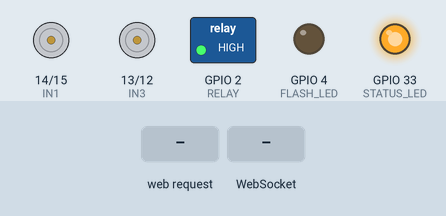
This sketch was run on a simulated ESP32. On the bench: motor-driver pin pairs drawn as motors (green arrow = first pin HIGH = forward, orange = second pin HIGH = backward, longer = more drive, scaled by the enable pin), switched loads named in the sketch (green lamp = pin HIGH), output pins drawn as LEDs (lit = HIGH). The test bench sets the inputs (shaded band). WiFi joins after 1.5 s; servers stay silent unless stated; what the sketch prints to the serial monitor is not drawn.

Above: at 3.4 s.
3.5 s: HTTP request GET /forward received
At 4.6 s:
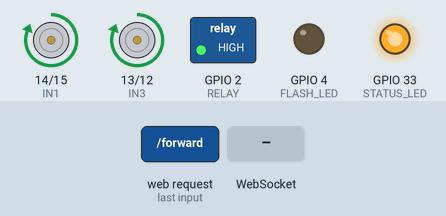
5.0 s: WebSocket text "1" received
At 5.8 s:
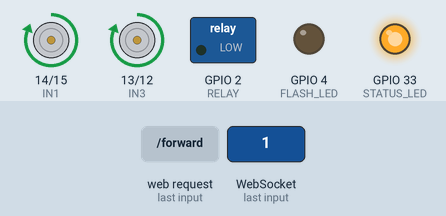
6.5 s: HTTP request GET /turn_left received
At 6.9 s:
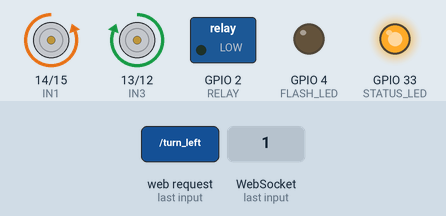
8.0 s: WebSocket text "0" received
At 9.2 s:
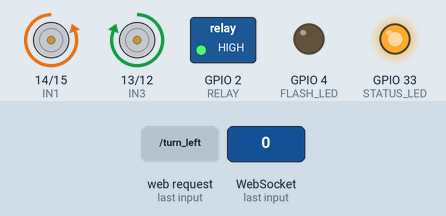
9.5 s: HTTP request GET /turn_right received
At 10.4 s:
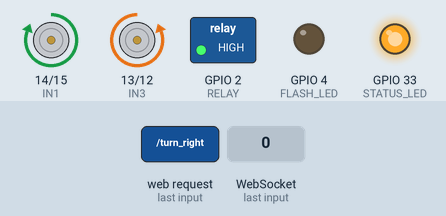
11.0 s: WebSocket text "B" received
At 11.5 s:
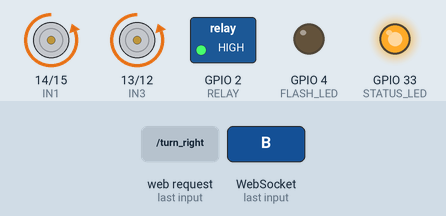
Timing chart, 0 to 13.5 s (numbered marks = the images above; inputs shaded):
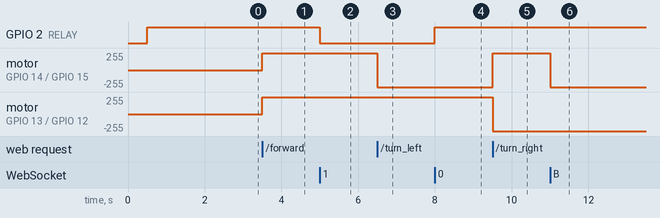

Measured:
- after the input at 3.5 s, motor on GPIO 14 (IN1) / GPIO 15 (IN2), motor on GPIO 13 (IN3) / GPIO 12 (IN4): stopped → forward 255/255 at once
- after the input at 5.0 s, GPIO 2 (RELAY): HIGH → LOW at once
- after the input at 6.5 s, motor on GPIO 14 (IN1) / GPIO 15 (IN2): forward 255/255 → backward 255/255 at once
- after the input at 8.0 s, GPIO 2 (RELAY): LOW → HIGH at once
- after the input at 9.5 s, motor on GPIO 14 (IN1) / GPIO 15 (IN2): backward 255/255 → forward 255/255 at once; motor on GPIO 13 (IN3) / GPIO 12 (IN4): forward 255/255 → backward 255/255 at once
- after the input at 11.0 s, motor on GPIO 14 (IN1) / GPIO 15 (IN2): forward 255/255 → backward 255/255 at once

The sketch:

car2_espcam.ino
```cpp
/*
 * ============================================================
 *  CAR 2 — Manual Control (No Camera)
 * ============================================================
 *  Camera is dead, so this runs as a manual-only unit.
 *  - Connects to WiFi (same network as dashboard)
 *  - Serves a premium joystick web UI at http://192.168.137.159/
 *  - WebSocket on port 81 for real-time joystick control
 *  - HTTP endpoints on port 80 for dashboard compatibility
 *
 *  Board: AI Thinker ESP32-CAM
 *  Partition: Huge APP (3MB No OTA / 1MB SPIFFS)
 * ============================================================
 */

#include <WiFi.h>
#include <WebServer.h>
#include <WebSocketsServer.h>

// ============================================================
//  WIFI — connects to laptop hotspot (same network as dashboard)
// ============================================================
const char* WIFI_SSID = "aliswork";
const char* WIFI_PASS = "12345678";

IPAddress staticIP(192, 168, 137, 159);
IPAddress gateway(192, 168, 137, 1);
IPAddress subnet(255, 255, 255, 0);

// ============================================================
//  HARDWARE PINS (same as Car 1)
// ============================================================
#define IN1 14
#define IN2 15
#define IN3 13
#define IN4 12
#define ENA 1    // U0T — Serial TX hijacked for motor enable
#define ENB 3    // U0R — Serial RX hijacked for motor enable
#define RELAY 2  // Water pump relay (ACTIVE-LOW)
#define FLASH_LED 4
#define STATUS_LED 33

// ============================================================
//  SERVERS
// ============================================================
WebServer server(80);
WebSocketsServer webSocket = WebSocketsServer(81);

bool pumpState = false;
String lastCmd = "S";

// ============================================================
//  MOTOR FUNCTIONS
// ============================================================
void Forward() {
  digitalWrite(IN1, HIGH); digitalWrite(IN2, LOW);
  digitalWrite(IN3, HIGH); digitalWrite(IN4, LOW);
}
void Backward() {
  digitalWrite(IN1, LOW); digitalWrite(IN2, HIGH);
  digitalWrite(IN3, LOW); digitalWrite(IN4, HIGH);
}
void Left() {
  digitalWrite(IN1, LOW);  digitalWrite(IN2, HIGH);
  digitalWrite(IN3, HIGH); digitalWrite(IN4, LOW);
}
void Right() {
  digitalWrite(IN1, HIGH); digitalWrite(IN2, LOW);
  digitalWrite(IN3, LOW);  digitalWrite(IN4, HIGH);
}
void Stop() {
  digitalWrite(IN1, LOW); digitalWrite(IN2, LOW);
  digitalWrite(IN3, LOW); digitalWrite(IN4, LOW);
}

// ============================================================
//  WEB PAGE — Premium Joystick UI
// ============================================================
const char webpage[] PROGMEM = R"=====(
<!DOCTYPE html>
<html lang="en">
<head>
<meta charset="UTF-8">
<meta name="viewport" content="width=device-width,initial-scale=1,maximum-scale=1,user-scalable=no">
<title>Car 2 — Manual Control</title>
<style>
*{margin:0;padding:0;box-sizing:border-box}
body{
  font-family:'Segoe UI',system-ui,-apple-system,sans-serif;
  background:linear-gradient(135deg,#0a0a1a 0%,#1a1a3e 50%,#0d0d2b 100%);
  color:#fff;height:100vh;overflow:hidden;
  display:flex;flex-direction:column;align-items:center;
  user-select:none;-webkit-user-select:none;
  touch-action:none;
}

/* ---- Header ---- */
.header{
  padding:12px 20px;width:100%;
  background:rgba(255,255,255,0.03);
  border-bottom:1px solid rgba(255,255,255,0.06);
  display:flex;justify-content:space-between;align-items:center;
}
.title{font-size:18px;font-weight:700;letter-spacing:1px}
.title span{color:#ff6b6b;font-weight:800}
.status{display:flex;align-items:center;gap:8px;font-size:13px}
.dot{width:10px;height:10px;border-radius:50%;transition:all .3s}
.dot.on{background:#4ade80;box-shadow:0 0 8px #4ade80}
.dot.off{background:#f87171;box-shadow:0 0 8px #f87171}

/* ---- Info Bar ---- */
.info{
  display:flex;gap:16px;padding:10px 20px;
  font-size:12px;color:rgba(255,255,255,0.5);
  width:100%;justify-content:center;
}
.info-item{
  background:rgba(255,255,255,0.04);
  padding:6px 14px;border-radius:20px;
  border:1px solid rgba(255,255,255,0.06);
}
.info-val{color:#fff;font-weight:600;margin-left:4px}

/* ---- Main Area ---- */
.main{
  flex:1;display:flex;flex-direction:column;
  align-items:center;justify-content:center;
  width:100%;gap:24px;padding:10px;
}

/* ---- Joystick ---- */
.joy-container{
  position:relative;width:220px;height:220px;
  background:radial-gradient(circle,rgba(255,255,255,0.04) 0%,rgba(255,255,255,0.01) 70%);
  border-radius:50%;
  border:2px solid rgba(255,255,255,0.08);
  box-shadow:0 0 40px rgba(100,100,255,0.05),inset 0 0 30px rgba(0,0,0,0.3);
}
.joy-ring{
  position:absolute;top:50%;left:50%;
  width:180px;height:180px;
  transform:translate(-50%,-50%);
  border-radius:50%;
  border:1px dashed rgba(255,255,255,0.08);
}
.joy-crosshair-h,.joy-crosshair-v{
  position:absolute;background:rgba(255,255,255,0.04);
}
.joy-crosshair-h{top:50%;left:10%;width:80%;height:1px}
.joy-crosshair-v{left:50%;top:10%;width:1px;height:80%}
.joy-knob{
  position:absolute;width:64px;height:64px;
  border-radius:50%;
  background:radial-gradient(circle at 40% 35%,rgba(130,130,255,0.5),rgba(80,80,200,0.3));
  border:2px solid rgba(150,150,255,0.3);
  box-shadow:0 0 20px rgba(100,100,255,0.2),0 4px 12px rgba(0,0,0,0.4);
  top:50%;left:50%;
  transform:translate(-50%,-50%);
  transition:box-shadow .2s;
  z-index:2;
}
.joy-knob.active{
  box-shadow:0 0 30px rgba(130,130,255,0.5),0 4px 16px rgba(0,0,0,0.5);
  border-color:rgba(180,180,255,0.5);
}
.joy-label{
  position:absolute;font-size:11px;color:rgba(255,255,255,0.15);
  font-weight:700;letter-spacing:2px;
}
.joy-label.up{top:8px;left:50%;transform:translateX(-50%)}
.joy-label.down{bottom:8px;left:50%;transform:translateX(-50%)}
.joy-label.left{left:8px;top:50%;transform:translateY(-50%)}
.joy-label.right{right:8px;top:50%;transform:translateY(-50%)}

/* ---- Direction Display ---- */
.dir-display{
  font-size:14px;font-weight:600;
  padding:8px 24px;border-radius:20px;
  background:rgba(255,255,255,0.04);
  border:1px solid rgba(255,255,255,0.08);
  min-width:160px;text-align:center;
  transition:all .2s;
}
.dir-display.moving{
  background:rgba(100,200,255,0.08);
  border-color:rgba(100,200,255,0.2);
  color:#7dd3fc;
}

/* ---- Pump Button ---- */
.pump-area{
  display:flex;gap:12px;align-items:center;
  padding:8px;
}
.pump-btn{
  padding:14px 32px;font-size:15px;font-weight:700;
  border:none;border-radius:12px;cursor:pointer;
  letter-spacing:1px;transition:all .2s;
  text-transform:uppercase;
}
.pump-on{
  background:linear-gradient(135deg,#0ea5e9,#3b82f6);
  color:#fff;
  box-shadow:0 4px 15px rgba(59,130,246,0.3);
}
.pump-on:active{transform:scale(0.96);box-shadow:0 2px 8px rgba(59,130,246,0.2)}
.pump-off{
  background:rgba(255,255,255,0.06);
  color:rgba(255,255,255,0.5);
  border:1px solid rgba(255,255,255,0.1);
}
.pump-off:active{transform:scale(0.96)}
.pump-status{
  font-size:13px;padding:8px 16px;border-radius:8px;
  background:rgba(255,255,255,0.03);min-width:90px;text-align:center;
}
.pump-status.on{color:#4ade80}
.pump-status.off{color:rgba(255,255,255,0.3)}

/* ---- E-Stop ---- */
.estop{
  padding:12px 40px;font-size:14px;font-weight:800;
  border:2px solid rgba(239,68,68,0.3);
  background:rgba(239,68,68,0.08);
  color:#f87171;border-radius:12px;
  cursor:pointer;letter-spacing:2px;
  transition:all .2s;text-transform:uppercase;
}
.estop:active{
  background:rgba(239,68,68,0.2);
  transform:scale(0.96);
}
</style>
</head>
<body>

<div class="header">
  <div class="title">CAR <span>2</span> — MANUAL</div>
  <div class="status">
    <div class="dot off" id="dot"></div>
    <span id="connText">Disconnected</span>
  </div>
</div>

<div class="info">
  <div class="info-item">IP <span class="info-val">192.168.137.159</span></div>
  <div class="info-item">MODE <span class="info-val">MANUAL</span></div>
  <div class="info-item">CAM <span class="info-val" style="color:#f87171">OFFLINE</span></div>
</div>

<div class="main">
  <div class="joy-container" id="joyBase">
    <div class="joy-ring"></div>
    <div class="joy-crosshair-h"></div>
    <div class="joy-crosshair-v"></div>
    <div class="joy-label up">FWD</div>
    <div class="joy-label down">REV</div>
    <div class="joy-label left">L</div>
    <div class="joy-label right">R</div>
    <div class="joy-knob" id="knob"></div>
  </div>

  <div class="dir-display" id="dirDisplay">STOPPED</div>

  <div class="pump-area">
    <button class="pump-btn pump-on" onclick="sendCmd('1')">PUMP ON</button>
    <div class="pump-status off" id="pumpSt">OFF</div>
    <button class="pump-btn pump-off" onclick="sendCmd('0')">PUMP OFF</button>
  </div>

  <button class="estop" onclick="sendCmd('S')">EMERGENCY STOP</button>
</div>

<script>
// ---- WebSocket ----
var ws;
var connected = false;

function connectWS() {
  ws = new WebSocket('ws://' + location.hostname + ':81/', ['arduino']);

  ws.onopen = function() {
    connected = true;
    document.getElementById('dot').className = 'dot on';
    document.getElementById('connText').textContent = 'Connected';
  };

  ws.onclose = function() {
    connected = false;
    document.getElementById('dot').className = 'dot off';
    document.getElementById('connText').textContent = 'Disconnected';
    setTimeout(connectWS, 2000);
  };

  ws.onerror = function() { ws.close(); };
}

connectWS();

function sendCmd(c) {
  if (connected && ws.readyState === 1) ws.send(c);

  // Update pump status
  var ps = document.getElementById('pumpSt');
  if (c === '1') { ps.textContent = 'ON'; ps.className = 'pump-status on'; }
  if (c === '0') { ps.textContent = 'OFF'; ps.className = 'pump-status off'; }
}

// ---- Joystick ----
var base = document.getElementById('joyBase');
var knob = document.getElementById('knob');
var dir = document.getElementById('dirDisplay');
var baseRect, centerX, centerY, maxR;
var dragging = false;
var lastSent = 'S';

function recalc() {
  baseRect = base.getBoundingClientRect();
  centerX = baseRect.left + baseRect.width / 2;
  centerY = baseRect.top + baseRect.height / 2;
  maxR = baseRect.width / 2 - 32;
}
recalc();
window.addEventListener('resize', recalc);

function getDirection(dx, dy) {
  var dist = Math.sqrt(dx * dx + dy * dy);
  if (dist < maxR * 0.25) return 'S';
  var angle = Math.atan2(-dy, dx) * 180 / Math.PI;
  if (angle < 0) angle += 360;
  if (angle >= 45 && angle < 135) return 'F';
  if (angle >= 135 && angle < 225) return 'L';
  if (angle >= 225 && angle < 315) return 'B';
  return 'R';
}

var dirLabels = {
  'F': 'FORWARD', 'B': 'REVERSE',
  'L': 'TURN LEFT', 'R': 'TURN RIGHT',
  'S': 'STOPPED'
};

function moveKnob(cx, cy) {
  var dx = cx - centerX;
  var dy = cy - centerY;
  var dist = Math.sqrt(dx * dx + dy * dy);

  if (dist > maxR) {
    dx = dx / dist * maxR;
    dy = dy / dist * maxR;
  }

  knob.style.left = (baseRect.width / 2 + dx) + 'px';
  knob.style.top = (baseRect.height / 2 + dy) + 'px';

  var d = getDirection(dx, dy);
  dir.textContent = dirLabels[d];
  dir.className = d === 'S' ? 'dir-display' : 'dir-display moving';

  if (d !== lastSent) {
    sendCmd(d);
    lastSent = d;
  }
}

function resetKnob() {
  knob.style.left = '50%';
  knob.style.top = '50%';
  knob.classList.remove('active');
  dragging = false;
  dir.textContent = 'STOPPED';
  dir.className = 'dir-display';
  if (lastSent !== 'S') { sendCmd('S'); lastSent = 'S'; }
}

// Touch events
base.addEventListener('touchstart', function(e) {
  e.preventDefault(); recalc(); dragging = true;
  knob.classList.add('active');
  var t = e.touches[0]; moveKnob(t.clientX, t.clientY);
}, {passive: false});

document.addEventListener('touchmove', function(e) {
  if (!dragging) return; e.preventDefault();
  var t = e.touches[0]; moveKnob(t.clientX, t.clientY);
}, {passive: false});

document.addEventListener('touchend', function(e) {
  if (dragging) resetKnob();
});

// Mouse events
base.addEventListener('mousedown', function(e) {
  e.preventDefault(); recalc(); dragging = true;
  knob.classList.add('active');
  moveKnob(e.clientX, e.clientY);
});

document.addEventListener('mousemove', function(e) {
  if (!dragging) return;
  moveKnob(e.clientX, e.clientY);
});

document.addEventListener('mouseup', function() {
  if (dragging) resetKnob();
});
</script>
</body>
</html>
)=====";

// ============================================================
//  HTTP HANDLERS — Dashboard compatibility endpoints
// ============================================================
void handleRoot() {
  server.send_P(200, "text/html", webpage);
}

void handleForward() {
  Forward(); lastCmd = "F";
  server.send(200, "text/plain", "FORWARD");
}
void handleTurnLeft() {
  Left(); lastCmd = "L";
  server.send(200, "text/plain", "TURN_LEFT");
}
void handleTurnRight() {
  Right(); lastCmd = "R";
  server.send(200, "text/plain", "TURN_RIGHT");
}
void handleReverse() {
  Backward(); lastCmd = "B";
  server.send(200, "text/plain", "REVERSE");
}
void handleStopMotors() {
  Stop(); lastCmd = "S";
  server.send(200, "text/plain", "MOTORS_STOPPED");
}
void handlePumpOn() {
  digitalWrite(RELAY, LOW); pumpState = true;
  server.send(200, "text/plain", "PUMP_ON");
}
void handlePumpOff() {
  digitalWrite(RELAY, HIGH); pumpState = false;
  server.send(200, "text/plain", "PUMP_OFF");
}
void handleStatus() {
  String text = "CAR2_OK\nROLE=CAR_2_MANUAL\nIP=";
  text += WiFi.localIP().toString();
  text += "\nCAMERA=OFFLINE\nPUMP=";
  text += pumpState ? "ON" : "OFF";
  text += "\nLAST_CMD=" + lastCmd + "\n";
  server.send(200, "text/plain", text);
}

// ============================================================
//  WEBSOCKET HANDLER
// ============================================================
void webSocketEvent(uint8_t num, WStype_t type, uint8_t *payload, size_t length) {
  if (type == WStype_TEXT && length > 0) {
    char c = payload[0];

    if (c == 'F')      Forward();
    else if (c == 'B') Backward();
    else if (c == 'L') Left();
    else if (c == 'R') Right();
    else if (c == 'S') Stop();
    else if (c == '1') { digitalWrite(RELAY, LOW);  pumpState = true; }
    else if (c == '0') { digitalWrite(RELAY, HIGH); pumpState = false; }
  }
}

// ============================================================
//  SETUP
// ============================================================
void setup() {
  Serial.begin(115200);
  delay(500);

  Serial.println("\n========================================");
  Serial.println("  CAR 2 — Manual Control (No Camera)");
  Serial.println("========================================");

  // Flash LED off
  pinMode(FLASH_LED, OUTPUT);
  digitalWrite(FLASH_LED, LOW);

  // Status LED
  pinMode(STATUS_LED, OUTPUT);
  digitalWrite(STATUS_LED, LOW);  // ON = booting

  // Motor direction pins
  pinMode(IN1, OUTPUT);
  pinMode(IN2, OUTPUT);
  pinMode(IN3, OUTPUT);
  pinMode(IN4, OUTPUT);
  Stop();

  // Relay (active-low: HIGH = OFF)
  pinMode(RELAY, OUTPUT);
  digitalWrite(RELAY, HIGH);

  // Connect to WiFi (STA mode — same network as dashboard)
  WiFi.mode(WIFI_STA);
  WiFi.setSleep(false);

  if (!WiFi.config(staticIP, gateway, subnet)) {
    Serial.println("WARNING: Static IP config failed.");
  }

  WiFi.begin(WIFI_SSID, WIFI_PASS);
  Serial.print("Connecting to WiFi");

  int tries = 0;
  while (WiFi.status() != WL_CONNECTED && tries < 40) {
    delay(500);
    Serial.print(".");
    tries++;
  }

  if (WiFi.status() != WL_CONNECTED) {
    Serial.println("\nWiFi failed! Falling back to AP mode...");
    WiFi.mode(WIFI_AP);
    WiFi.softAP("CAR2-MANUAL", "12345678");
    Serial.print("AP IP: ");
    Serial.println(WiFi.softAPIP());
  } else {
    Serial.println("\nWiFi connected!");
    Serial.print("  IP: ");
    Serial.println(WiFi.localIP());
  }

  Serial.print("  Control URL: http://");
  Serial.print(WiFi.status() == WL_CONNECTED ? WiFi.localIP() : WiFi.softAPIP());
  Serial.println("/");

  // IMPORTANT: Hijack Serial TX/RX pins for motor enables
  // Must be done AFTER all Serial prints!
  Serial.println("  Hijacking GPIO 1/3 for motor enables...");
  Serial.println("\n*** CAR 2 READY — Open URL in browser ***");
  Serial.println("  (No more Serial output after this)");
  delay(200);

  Serial.end();  // Release TX/RX
  pinMode(ENA, OUTPUT);
  digitalWrite(ENA, HIGH);
  pinMode(ENB, OUTPUT);
  digitalWrite(ENB, HIGH);

  // HTTP endpoints (dashboard compatible)
  server.on("/", handleRoot);
  server.on("/forward", handleForward);
  server.on("/turn_left", handleTurnLeft);
  server.on("/turn_right", handleTurnRight);
  server.on("/reverse", handleReverse);
  server.on("/stop_motors", handleStopMotors);
  server.on("/pump_on", handlePumpOn);
  server.on("/pump_off", handlePumpOff);
  server.on("/status", handleStatus);
  server.begin();

  // WebSocket for joystick
  webSocket.begin();
  webSocket.onEvent(webSocketEvent);

  // Status LED off = ready
  digitalWrite(STATUS_LED, HIGH);
}

// ============================================================
//  LOOP
// ============================================================
void loop() {
  webSocket.loop();
  server.handleClient();
}
```
